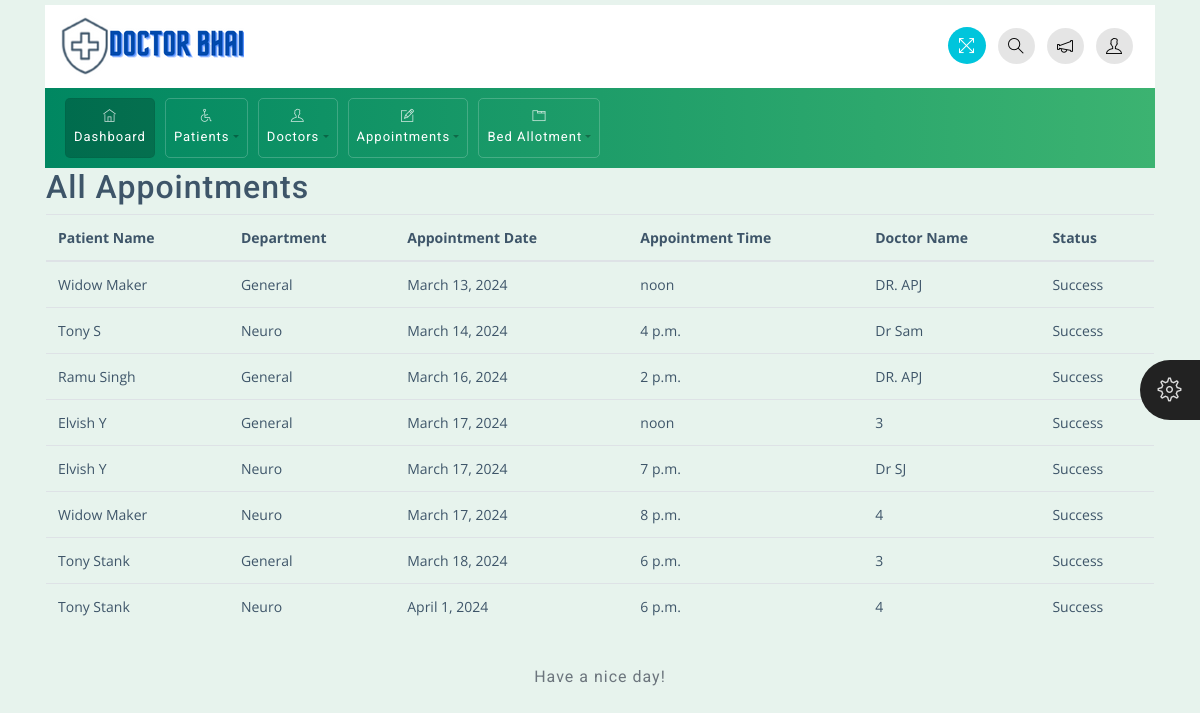
The app's page /appointment/all, older data.
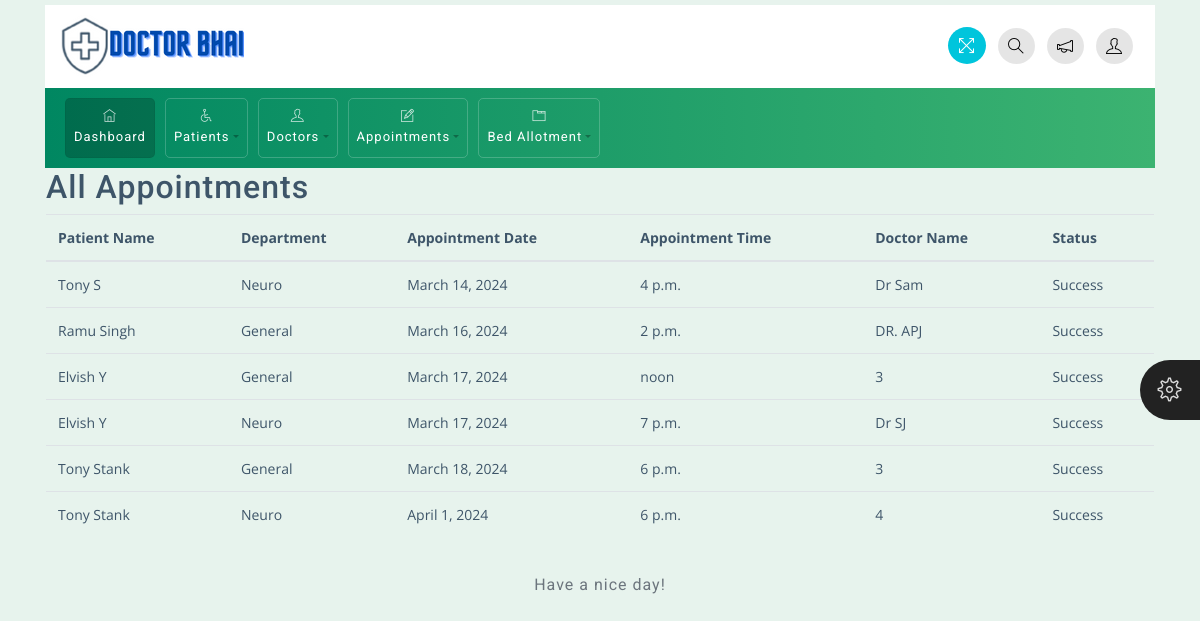
The same page, newer data.
### app/models.py (models this page shows, shortened)
class Appointment(models.Model):
    patient = models.ForeignKey(Patient, on_delete=models.CASCADE)
    department_choices = [
        ('General', 'General'),
        ('Neuro', 'Neuro'),
        ('Ortho', 'Ortho'),
    ]
    department = models.CharField(max_length=50, choices=department_choices)
    appointment_date = models.DateField()
    appointment_time = models.TimeField()
    doctor_name = models.CharField(max_length=100)
    status_choices = [
        ('Pending', 'Pending'),
        ('Success', 'Success'),
    ]
    status = models.CharField(max_length=10, choices=status_choices, default='Pending')

class Patient(models.Model):
    patient_Name = models.CharField(max_length=100)
    date_of_birth = models.DateField()
    age = models.IntegerField()
    phone = models.IntegerField()
    email = models.EmailField(max_length=100)
    gender = models.CharField(max_length=50)
    address = models.TextField()

### Hospital/views.py (the view)
# urls.py: path('appointment/all',views.ALL_APPOINTMENT,name='all_appointment'),
def ALL_APPOINTMENT(request):
    if request.method == "POST":
        appointment_id = request.POST.get('appointment_id')
        status = request.POST.get('status')
        appointment = Appointment.objects.get(pk=appointment_id)
        appointment.status = status
        appointment.save()
    appointments = Appointment.objects.all().order_by('appointment_date', 'appointment_time')
    return render(request, 'appointment/all_appointment.html', {'appointments': appointments})

### templates/appointment/all_appointment.html
{% extends 'base.html' %}
{% block content %}
<div class="container">
    <div class="row">
        <div class="col-md-12">
            <h2>All Appointments</h2>
            <table class="table">
                <thead>
                    <tr>
                        <th>Patient Name</th>
                        <th>Department</th>
                        <th>Appointment Date</th>
                        <th>Appointment Time</th>
                        <th>Doctor Name</th>
                        <th>Status</th>
                    </tr>
                </thead>
                <tbody>
                    {% for appointment in appointments %}
                    <tr>
                        <td>{{ appointment.patient.patient_Name }}</td>
                        <td>{{ appointment.department }}</td>
                        <td>{{ appointment.appointment_date }}</td>
                        <td>{{ appointment.appointment_time }}</td>
                        <td>{{ appointment.doctor_name }}</td>
                        <td>
                            {% if appointment.status == 'Pending' %}
                                <form method="post" action="{% url 'all_appointment' %}">
                                    {% csrf_token %}
                                    <input type="hidden" name="appointment_id" value="{{ appointment.id }}">
                                    <input type="hidden" name="status" value="Success">
                                    <button type="submit" class="btn btn-success">Done</button>
                                </form>
                            {% else %}
                                {{ appointment.status }}
                            {% endif %}
                        </td>
                    </tr>
                    {% endfor %}
                </tbody>
            </table>
        </div>
    </div>
</div>
{% endblock %}

Row changes from the older to the newer data that the page shows:
removed Appointment: patient.patient_Name "Widow Maker", department "General", appointment_date "March 13, 2024", appointment_time "noon", doctor_name "DR. APJ", status "Success"
removed Appointment: patient.patient_Name "Widow Maker", department "Neuro", appointment_date "March 17, 2024", appointment_time "8 p.m.", doctor_name "4", status "Success"
